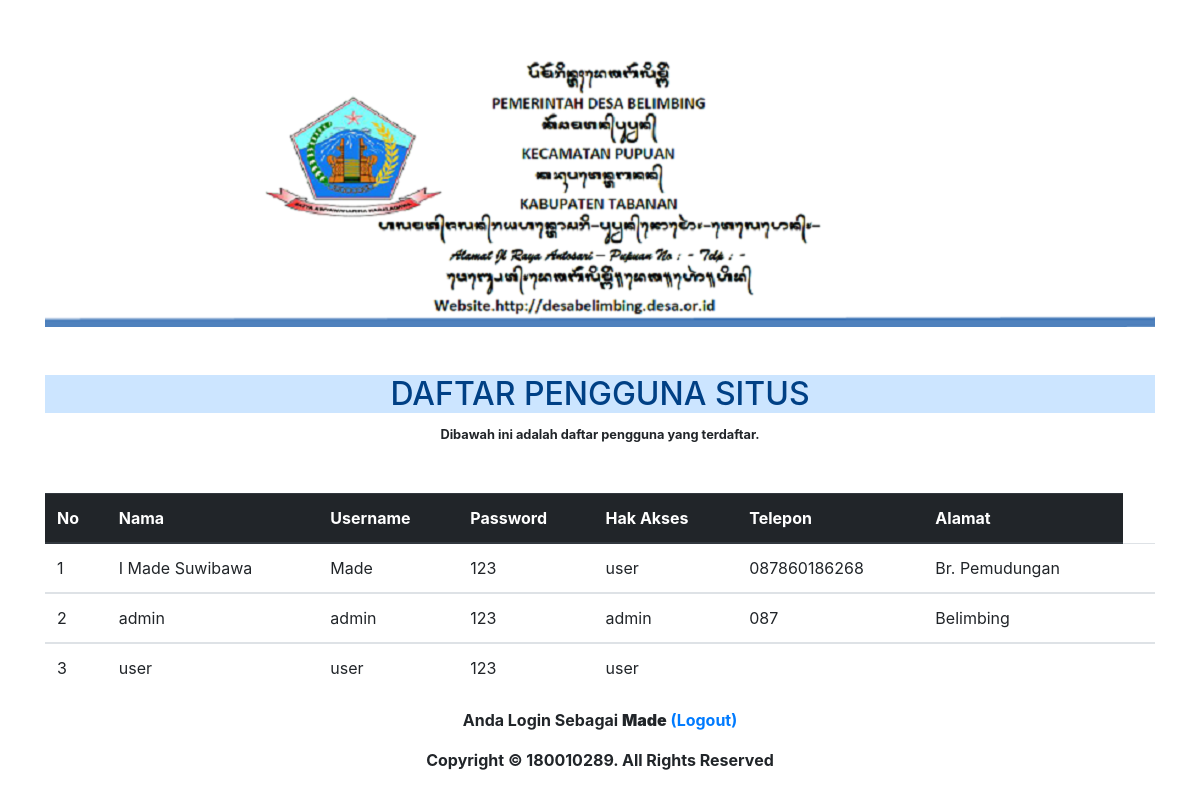
The page /daftar_pengguna.php (signed in) on the database its author committed.
### tables this page shows
CREATE TABLE `user` (
  `id_user` int(11) NOT NULL,
  `nama` varchar(255) NOT NULL,
  `username` varchar(255) NOT NULL,
  `password` varchar(255) NOT NULL,
  `level` varchar(20) NOT NULL,
  `telepon` varchar(1000) NOT NULL,
  `alamat` varchar(1000) NOT NULL
);

### daftar_pengguna.php (the view, shortened to what this page needs)
<!doctype html>
<html lang="en">
  <head>
    <link rel="stylesheet" href="https://maxcdn.bootstrapcdn.com/bootstrap/4.0.0/css/bootstrap.min.css">
  </head>
  <body>
    <div class="container">
<div class="head">
      <img src="images/kop.png" align="center">
    </div>
      <h2 class="alert-primary text-center mt-5">DAFTAR PENGGUNA SITUS</h2>
      <small><center><b>Dibawah ini adalah daftar pengguna yang terdaftar.</small></center></b>
      <table class="table mt-5">
  <thead class="thead-dark">
    <tr>
      <th scope="col" align="center">No</th>
      <th scope="col">Nama</th>
      <th scope="col">Username</th>
      <th scope="col">Password</th>
      <th scope="col">Hak Akses</th>
      <th scope="col">Telepon</th>
      <th scope="col">Alamat</th>
    </tr>
  </thead>
<?php
include "koneksi.php";
$no=1;
$ambildata = mysqli_query($koneksi, "select * from user");
while ($tampil = mysqli_fetch_array($ambildata)){
echo "
  <tbody>
  <tr>
  <td>$no</td>
    <td>$tampil[nama]</td>
    <td>$tampil[username]</td>
    <td>$tampil[password]</td>
    <td>$tampil[level]</td>
    <td>$tampil[telepon]</td>
    <td>$tampil[alamat]</td>
    <td>
  </tr>";
  $no++;
}
?>
  </tbody>
</table>
</div>
</body>
</html>
<p align=center><b>Anda Login Sebagai  <b><?php echo $_SESSION['username']; ?></b> <a href="logout.php"> (Logout)</a>
	<center><footer>Copyright © 180010289. All Rights Reserved  </center></footer>
	</body>

### rows shown on the page
user: nama "I Made Suwibawa", username "Made", password "123", level "user", telepon "087860186268", alamat "Br. Pemudungan"
user: nama "admin", username "admin", password "123", level "admin", telepon "087", alamat "Belimbing"
user: nama "user", username "user", password "123", level "user"

### other values the page prints
$_SESSION['username'] "Made"
